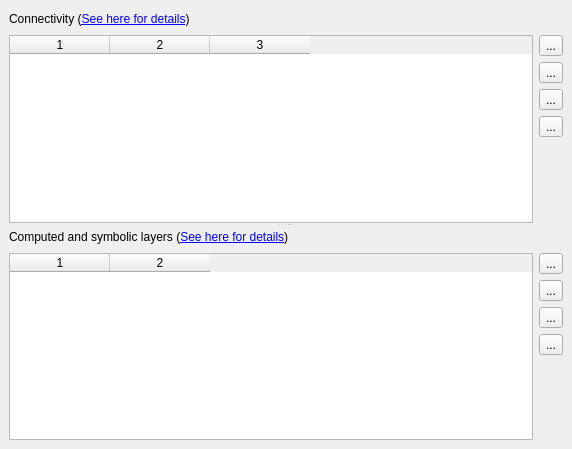
<ui version="4.0" >
 <class>NetTracerTechComponentEditor</class>
 <widget class="QWidget" name="NetTracerTechComponentEditor" >
  <property name="geometry" >
   <rect>
    <x>0</x>
    <y>0</y>
    <width>572</width>
    <height>449</height>
   </rect>
  </property>
  <property name="windowTitle" >
   <string>Form</string>
  </property>
  <layout class="QVBoxLayout" >
   <property name="margin" >
    <number>9</number>
   </property>
   <property name="spacing" >
    <number>6</number>
   </property>
   <item>
    <widget class="QSplitter" name="splitter" >
     <property name="orientation" >
      <enum>Qt::Vertical</enum>
     </property>
     <widget class="QFrame" name="frame_6" >
      <property name="frameShape" >
       <enum>QFrame::NoFrame</enum>
      </property>
      <property name="frameShadow" >
       <enum>QFrame::Raised</enum>
      </property>
      <layout class="QVBoxLayout" >
       <property name="margin" >
        <number>0</number>
       </property>
       <property name="spacing" >
        <number>6</number>
       </property>
       <item>
        <widget class="QFrame" name="frame_2" >
         <property name="frameShape" >
          <enum>QFrame::NoFrame</enum>
         </property>
         <property name="frameShadow" >
          <enum>QFrame::Raised</enum>
         </property>
         <layout class="QHBoxLayout" >
          <property name="margin" >
           <number>0</number>
          </property>
          <property name="spacing" >
           <number>6</number>
          </property>
          <item>
           <widget class="QLabel" name="help_label" >
            <property name="text" >
             <string>&lt;html>Connectivity (&lt;a href="int:/about/connectivity.xml">See here for details&lt;/a>)&lt;/html></string>
            </property>
           </widget>
          </item>
          <item>
           <spacer>
            <property name="orientation" >
             <enum>Qt::Horizontal</enum>
            </property>
            <property name="sizeHint" >
             <size>
              <width>40</width>
              <height>20</height>
             </size>
            </property>
           </spacer>
          </item>
         </layout>
        </widget>
       </item>
       <item>
        <widget class="QFrame" name="frame_5" >
         <property name="frameShape" >
          <enum>QFrame::NoFrame</enum>
         </property>
         <property name="frameShadow" >
          <enum>QFrame::Raised</enum>
         </property>
         <layout class="QGridLayout" >
          <property name="margin" >
           <number>0</number>
          </property>
          <property name="spacing" >
           <number>6</number>
          </property>
          <item row="3" column="1" >
           <widget class="QToolButton" name="move_conductor_down_pb" >
            <property name="text" >
             <string>...</string>
            </property>
            <property name="icon" >
             <iconset resource="layResources.qrc" >:/down_16px.png</iconset>
            </property>
           </widget>
          </item>
          <item row="1" column="1" >
           <widget class="QToolButton" name="del_conductor_pb" >
            <property name="text" >
             <string>...</string>
            </property>
            <property name="icon" >
             <iconset resource="layResources.qrc" >:/del_16px.png</iconset>
            </property>
            <property name="shortcut" >
             <string>Del</string>
            </property>
           </widget>
          </item>
          <item rowspan="5" row="0" column="0" >
           <widget class="QTableWidget" name="connectivity_table" >
            <property name="editTriggers" >
             <set>QAbstractItemView::AllEditTriggers</set>
            </property>
            <property name="alternatingRowColors" >
             <bool>true</bool>
            </property>
            <property name="selectionBehavior" >
             <enum>QAbstractItemView::SelectRows</enum>
            </property>
            <property name="columnCount" >
             <number>3</number>
            </property>
            <column/>
            <column/>
            <column/>
           </widget>
          </item>
          <item row="0" column="1" >
           <widget class="QToolButton" name="add_conductor_pb" >
            <property name="text" >
             <string>...</string>
            </property>
            <property name="icon" >
             <iconset resource="layResources.qrc" >:/add_16px.png</iconset>
            </property>
            <property name="shortcut" >
             <string>Return</string>
            </property>
           </widget>
          </item>
          <item row="4" column="1" >
           <spacer>
            <property name="orientation" >
             <enum>Qt::Vertical</enum>
            </property>
            <property name="sizeHint" >
             <size>
              <width>20</width>
              <height>131</height>
             </size>
            </property>
           </spacer>
          </item>
          <item row="2" column="1" >
           <widget class="QToolButton" name="move_conductor_up_pb" >
            <property name="text" >
             <string>...</string>
            </property>
            <property name="icon" >
             <iconset resource="layResources.qrc" >:/up_16px.png</iconset>
            </property>
           </widget>
          </item>
         </layout>
        </widget>
       </item>
      </layout>
     </widget>
     <widget class="QFrame" name="frame_4" >
      <property name="frameShape" >
       <enum>QFrame::NoFrame</enum>
      </property>
      <property name="frameShadow" >
       <enum>QFrame::Raised</enum>
      </property>
      <layout class="QVBoxLayout" >
       <property name="margin" >
        <number>0</number>
       </property>
       <property name="spacing" >
        <number>6</number>
       </property>
       <item>
        <widget class="QFrame" name="frame_3" >
         <property name="frameShape" >
          <enum>QFrame::NoFrame</enum>
         </property>
         <property name="frameShadow" >
          <enum>QFrame::Raised</enum>
         </property>
         <layout class="QHBoxLayout" >
          <property name="margin" >
           <number>0</number>
          </property>
          <property name="spacing" >
           <number>6</number>
          </property>
          <item>
           <widget class="QLabel" name="symbol_help_label" >
            <property name="text" >
             <string>&lt;html>Computed and symbolic layers (&lt;a href="int:/about/symbolic_layers.xml">See here for details&lt;/a>)&lt;/html></string>
            </property>
           </widget>
          </item>
          <item>
           <spacer>
            <property name="orientation" >
             <enum>Qt::Horizontal</enum>
            </property>
            <property name="sizeHint" >
             <size>
              <width>40</width>
              <height>20</height>
             </size>
            </property>
           </spacer>
          </item>
         </layout>
        </widget>
       </item>
       <item>
        <widget class="QFrame" name="frame" >
         <property name="frameShape" >
          <enum>QFrame::NoFrame</enum>
         </property>
         <property name="frameShadow" >
          <enum>QFrame::Raised</enum>
         </property>
         <layout class="QGridLayout" >
          <property name="margin" >
           <number>0</number>
          </property>
          <property name="spacing" >
           <number>6</number>
          </property>
          <item row="3" column="1" >
           <widget class="QToolButton" name="move_symbol_down_pb" >
            <property name="text" >
             <string>...</string>
            </property>
            <property name="icon" >
             <iconset resource="layResources.qrc" >:/down_16px.png</iconset>
            </property>
           </widget>
          </item>
          <item row="1" column="1" >
           <widget class="QToolButton" name="del_symbol_pb" >
            <property name="text" >
             <string>...</string>
            </property>
            <property name="icon" >
             <iconset resource="layResources.qrc" >:/del_16px.png</iconset>
            </property>
            <property name="shortcut" >
             <string>Del</string>
            </property>
           </widget>
          </item>
          <item rowspan="5" row="0" column="0" >
           <widget class="QTableWidget" name="symbol_table" >
            <property name="editTriggers" >
             <set>QAbstractItemView::AllEditTriggers</set>
            </property>
            <property name="alternatingRowColors" >
             <bool>true</bool>
            </property>
            <property name="selectionBehavior" >
             <enum>QAbstractItemView::SelectRows</enum>
            </property>
            <property name="columnCount" >
             <number>2</number>
            </property>
            <column/>
            <column/>
           </widget>
          </item>
          <item row="0" column="1" >
           <widget class="QToolButton" name="add_symbol_pb" >
            <property name="text" >
             <string>...</string>
            </property>
            <property name="icon" >
             <iconset resource="layResources.qrc" >:/add_16px.png</iconset>
            </property>
            <property name="shortcut" >
             <string>Return</string>
            </property>
           </widget>
          </item>
          <item row="4" column="1" >
           <spacer>
            <property name="orientation" >
             <enum>Qt::Vertical</enum>
            </property>
            <property name="sizeHint" >
             <size>
              <width>20</width>
              <height>131</height>
             </size>
            </property>
           </spacer>
          </item>
          <item row="2" column="1" >
           <widget class="QToolButton" name="move_symbol_up_pb" >
            <property name="text" >
             <string>...</string>
            </property>
            <property name="icon" >
             <iconset resource="layResources.qrc" >:/up_16px.png</iconset>
            </property>
           </widget>
          </item>
         </layout>
        </widget>
       </item>
      </layout>
     </widget>
    </widget>
   </item>
  </layout>
 </widget>
 <resources/>
 <connections/>
</ui>
